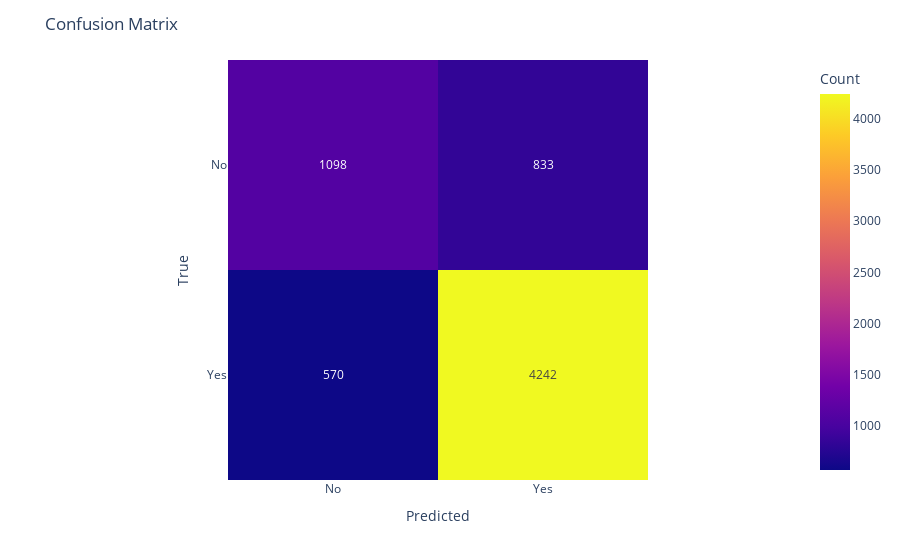

The notebook cell saved with this chart:
### Code cell
import plotly.express as px
fig = px.imshow(conf_matrix, text_auto=True,labels=dict(x="Predicted", y="True", color="Count"))
fig.update_layout(title='Confusion Matrix')
fig.update_xaxes(title_text='Predicted', tickvals = [0, 1], ticktext = ['No', 'Yes'])
fig.update_yaxes(title_text='True', tickvals = [0, 1], ticktext = ['No', 'Yes'])
fig.show()

### Figure 1 — Plotly figure (JSON) as saved in the notebook; plotly's stock layout.template omitted (floating-point values rounded to 4 significant figures)
{"data": [{"coloraxis": "coloraxis", "hovertemplate": "Predicted: %{x}<br>True: %{y}<br>Count: %{z}<extra></extra>", "name": "0", "texttemplate": "%{z}", "type": "heatmap", "xaxis": "x", "yaxis": "y", "z": [[1098, 833], [570, 4242]]}], "layout": {"coloraxis": {"colorbar": {"title": {"text": "Count"}}, "colorscale": [[0, "#0d0887"], [0.1111, "#46039f"], [0.2222, "#7201a8"], [0.3333, "#9c179e"], [0.4444, "#bd3786"], [0.5556, "#d8576b"], [0.6667, "#ed7953"], [0.7778, "#fb9f3a"], [0.8889, "#fdca26"], [1, "#f0f921"]]}, "margin": {"t": 60}, "title": {"text": "Confusion Matrix"}, "xaxis": {"anchor": "y", "constrain": "domain", "domain": [0, 1], "scaleanchor": "y", "ticktext": ["No", "Yes"], "tickvals": [0, 1], "title": {"text": "Predicted"}}, "yaxis": {"anchor": "x", "autorange": "reversed", "constrain": "domain", "domain": [0, 1], "ticktext": ["No", "Yes"], "tickvals": [0, 1], "title": {"text": "True"}}}}
